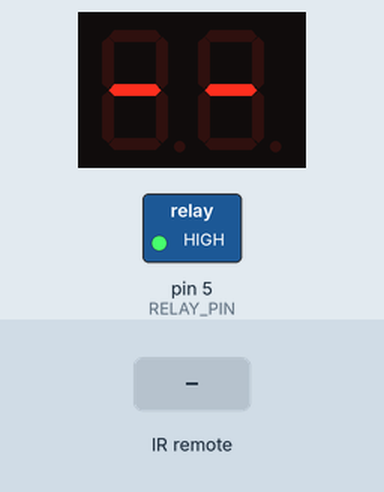
Bench run of a sketch on a simulated Arduino Uno, built with avr-gcc and run on an emulated ATmega328P. Parts: 2-digit seven-segment display, switched loads named in the sketch (green lamp = pin HIGH). The test bench sets the inputs (shaded band).

Above: at 1.2 s.
1.3 s: infrared code 0x44C407DB received
At 2.5 s:
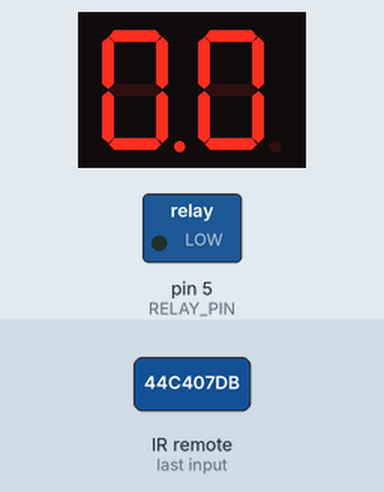
2.8 s: infrared code 0xDC0197DB received
At 3.8 s:
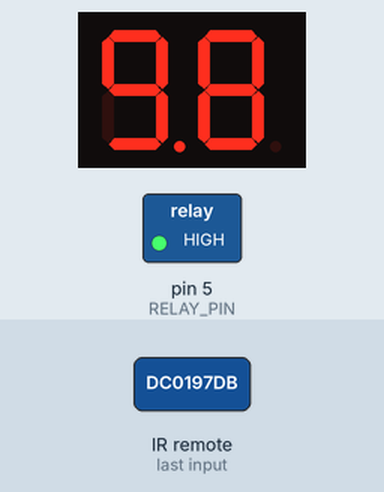
5.8 s: infrared code 0xE5CFBD7F received
At 7.2 s:
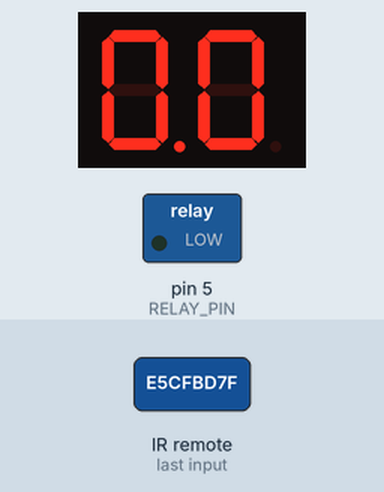
Timing chart, 0 to 8.8 s (numbered marks = the images above; inputs shaded):
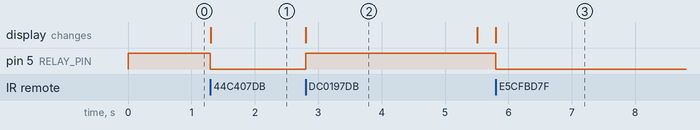

Measured:
- after the input at 1.3 s, pin 5 (RELAY_PIN): HIGH → LOW at once; the display: changes at once (image 1)
- after the input at 2.8 s, pin 5 (RELAY_PIN): LOW → HIGH at once; the display: first changes at once (image 2 shows a later state)
- after the input at 5.8 s, pin 5 (RELAY_PIN): HIGH → LOW at once; the display: changes at once (image 3)
- what the display in image 2 shows lasts 2.7 s, from 2.8 s to 5.5 s

The sketch:

irproject.ino
```cpp
#include <SimpleTimer.h>
#include <IRremote.h>

#define REMOTE_UP_BUTTON 1153697755
#define REMOTE_DOWN_BUTTON 3691091931
#define REMOTE_LEFT_BUTTON 713627999
#define REMOTE_RIGHT_BUTTON 4131161687
#define REMOTE_POWER_BUTTON 3855596927
#define INPUT_DIGIT_DELAY 4000
#define TIME_GAP 5000

long remote_number_buttons[10] = {
  3238126971, 4039382595, 2538093563, 2259740311, 2327013275, 2666828831, 2747854299, 1541889663, 4287727287, 4084712887
};

int RECEIVER_PIN = 3;
IRrecv irrecv(RECEIVER_PIN);
decode_results results;

int RELAY_PIN = 5;

/* pin map of seven segments
_______11
_______---
___13 |   | 9
______| 7 |
_______---
____2 |   | 6
______|   |
_______---
________4
 */

#include "SevSeg.h"
SevSeg sevseg;
SimpleTimer timer;

int remaining_time = 999;

void setup()
{
  setupSevSeg();
  setupIRRemote();
  pinMode(RELAY_PIN, OUTPUT);
  timeAvailable();
}

void setupSevSeg() {
  byte numDigits = 2;
  byte digitPins[] = {
    10, 8
  };
  byte segmentPins[] = {
    11, 9, 6, 4, 2, 13, 7
  };
  bool resistorsOnSegments = true; // 'false' means resistors are on digit pins
  byte hardwareConfig = COMMON_ANODE; // See README.md for options
  bool updateWithDelays = false; // Default. Recommended
  bool leadingZeros = false; // Use 'true' if you'd like to keep the leading zeros

  sevseg.begin(hardwareConfig, numDigits, digitPins, segmentPins, resistorsOnSegments, updateWithDelays, leadingZeros);
  sevseg.setBrightness(100);
}

void setupIRRemote() {
  ///Serial.begin(9600);
  irrecv.enableIRIn();
}

boolean waiting_for_next_input_digit = false;
unsigned long waiting_for_next_input_digit_expiry_time = 0;

void loop() {
  if (irrecv.decode(&results)) {
    //    Serial.println(results.value);
    signalReceived(results.value);
    irrecv.resume();
  }


  sevseg.setNumber(remaining_time, 1);

  sevseg.refreshDisplay();
  timer.run();

  if (waiting_for_next_input_digit && millis() >= waiting_for_next_input_digit_expiry_time) {
    waiting_for_next_input_digit = false;
  }
}

int timer_id = 0;

void signalReceived(unsigned long value) {
  switch (value) {
    case REMOTE_UP_BUTTON:
      remaining_time = (remaining_time + 1) % 100;
      updateTimer();
      break;
    case REMOTE_DOWN_BUTTON:
      if (remaining_time == 0) {
        remaining_time = 99;
      }
      else {
        remaining_time--;
      }
      updateTimer();
      break;
    case REMOTE_LEFT_BUTTON:
      remaining_time = remaining_time - 10;
      if (remaining_time < 0) {
        remaining_time += 100;
      }

      updateTimer();
      break;
    case REMOTE_RIGHT_BUTTON:
      remaining_time = (remaining_time + 10) % 100;
      updateTimer();
      break;
    case REMOTE_POWER_BUTTON:
      deleteTimer();
      waiting_for_next_input_digit = false;
      remaining_time = remaining_time == 0 ? 999 : 0;
      if (remaining_time == 0) {
        timeExpired();
      }
      else {
        timeAvailable();
      }
      break;
    default:
      for (int i = 0; i < 10; i++) {
        if (value == remote_number_buttons[i]) {
          if (waiting_for_next_input_digit) {
            remaining_time = remaining_time * 10 + i;
            waiting_for_next_input_digit = false;
          }
          else {
            remaining_time = i;
            waiting_for_next_input_digit = true;
            waiting_for_next_input_digit_expiry_time = millis() + INPUT_DIGIT_DELAY;
          }
          updateTimer();
          break;
        }
      }
  }
}

void deleteTimer() {
  timer.deleteTimer(timer_id);
}
void updateTimer() {
  deleteTimer();
  remainingTimeCheck();
  timer_id = timer.setInterval(TIME_GAP, countdown);
}

void timeExpired() {
  //do something
  //Serial.println("time expired");
  digitalWrite(RELAY_PIN, LOW);
}

void timeAvailable() {
  //do something
  //Serial.println("time available");
  digitalWrite(RELAY_PIN, HIGH);
}

void countdown() {
  remaining_time --;
  remainingTimeCheck();
}

void remainingTimeCheck() {
  if (remaining_time <= 0) {
    remaining_time = 0;
    timer.deleteTimer(timer_id);
    timeExpired();
  }
  else {
    timeAvailable();
  }
}
```
